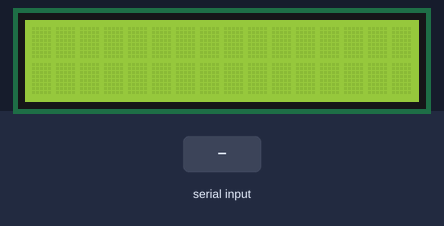
Recording of a sketch running on a simulated Arduino Uno, built with avr-gcc and run on an emulated ATmega328P. On the bench: 16×2 character LCD. Inputs (shaded band) come from the test bench.

Above: at 1.2 s.
1.3 s: "1" received over Serial
At 1.7 s:
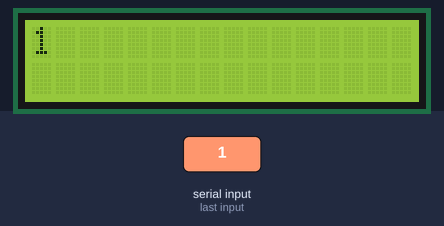
2.8 s: "0" received over Serial
At 4.0 s:
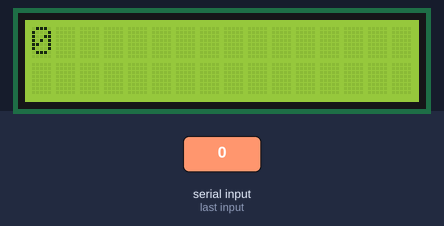
4.3 s: "2" received over Serial
At 5.2 s:
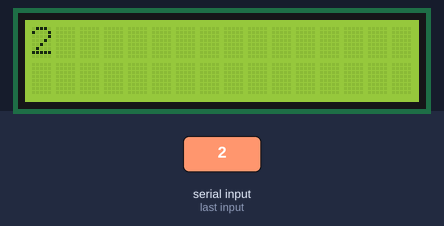
Timing chart, 0 to 7.3 s (numbered marks = the images above; inputs shaded):
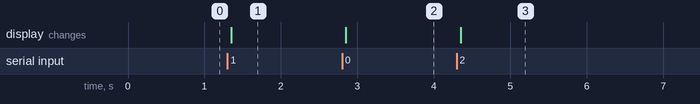

The sketch:

s1p3Bluetooth_controlled_Lcd.ino
```cpp
/*
Code by:
Syed Rafay Hashmi and Wardah Arshad

This is a code for Bluetooth controlled LCD

Hardware:
Can be bought from www.munphurid.com
-Arduino UNO
-HC-05 Bluetooth Module
-16 male to female wires
-16x2 LCD

Connections:

Bluetooth module and Arduino
-Connect RX of Bluetooth module to pin 1 = TX of Arduino
-Connect TX of Bluetooth module to pin 0 = RX of Arduino
-Connect VCC of Bluetooth module to 5V of Arduino
-Connect GND of Bluetooth module to GND of Arduino

LCD and Arduino
•	Connect pin 1 of LCD to GND of Arduino.
•	Connect pin 2 of LCD to 5V of Arduino.
•	Connect pin 3 of LCD to centre leg of pot. Connect one of the remaining legs of pot (potentiometer) to GND of Arduino
and the third leg of pot to 5V of Arduino.
•	Connect pin 4 (RS) of LCD to pin 12 of Arduino.
•	Connect pin 5 (RW) of LCD to GND of Arduino.
•	Connect pin 6 (E) of LCD to pin 11 of Arduino.
•	Connect pin 11 (D4) of LCD to pin 5 of Arduino.
•	Connect pin 12 (D5) of LCD to pin 4 of Arduino.
•	Connect pin 13 (D6) of LCD to pin 3 of Arduino.
•	Connect pin 14 (D7) of LCD to pin 2 of Arduino.
•	Connect pin 15 of LCD to pin 5V of Arduino.
•	Connect pin 16 of LCD to pin GND of Arduino.

*/


#include <LiquidCrystal.h>

int RS = 12;     //connect RS of LCD to this pin
int E = 11;      //connect E of LCD to this pin
int D4 = 5;      //connect D4 of LCD to this pin
int D5 = 4;      //connect D5 of LCD to this pin
int D6 = 3;      //connect D6 of LCD to this pin
int D7 = 2;      //connect D7 of LCD to this pin

LiquidCrystal lcd(RS,E,D4,D5,D6,D7);
String readString;                        //Donot edit this line

void setup() {
  Serial.begin(9600);                     //Donot edit this line
  lcd.begin(16, 2);                     //Type of LCD
}

void loop() {
  while(Serial.available()){              //Donot edit this line
    delay(50);                            //Donot edit this line
    char c=Serial.read();                 //Donot edit this line
    readString+=c;                        //Donot edit this line
  }

  if(readString.length()>0){              //Donot edit this line
    lcd.setCursor(0,0);                   //Donot edit this line

    lcd.print(readString);                //Donot edit this line

    }
   readString="";                         //Donot edit this line

  }
```

Measured:
- after the input at 1.3 s, the display: changes after 0.05 s (image 1)
- after the input at 2.8 s, the display: changes after 0.05 s (image 2)
- after the input at 4.3 s, the display: changes after 0.05 s (image 3)
